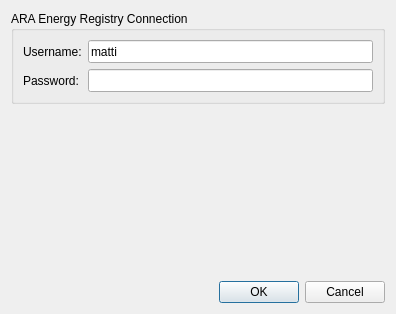
<?xml version="1.0" encoding="UTF-8"?>
<ui version="4.0">
 <class>Dialog</class>
 <widget class="QDialog" name="Dialog">
  <property name="geometry">
   <rect>
    <x>0</x>
    <y>0</y>
    <width>396</width>
    <height>314</height>
   </rect>
  </property>
  <property name="windowTitle">
   <string>ARA Energy Registry Connection</string>
  </property>
  <property name="locale">
   <locale language="English" country="UnitedStates"/>
  </property>
  <layout class="QVBoxLayout" name="verticalLayout_4">
   <item>
    <layout class="QVBoxLayout" name="verticalLayout_3">
     <item>
      <widget class="QgsCollapsibleGroupBox" name="mGroupBox">
       <property name="title">
        <string>ARA Energy Registry Connection</string>
       </property>
       <layout class="QVBoxLayout" name="verticalLayout">
        <item>
         <layout class="QFormLayout" name="formLayout">
          <item row="0" column="0">
           <widget class="QLabel" name="label_4">
            <property name="text">
             <string>Username:</string>
            </property>
           </widget>
          </item>
          <item row="0" column="1">
           <widget class="QgsFilterLineEdit" name="connectionUser">
            <property name="minimumSize">
             <size>
              <width>0</width>
              <height>23</height>
             </size>
            </property>
            <property name="toolTip">
             <string>One of the usernames</string>
            </property>
            <property name="text">
             <string>matti</string>
            </property>
            <property name="value">
             <string>matti</string>
            </property>
            <property name="qgisRelation" stdset="0">
             <string notr="true"/>
            </property>
           </widget>
          </item>
          <item row="1" column="0">
           <widget class="QLabel" name="label_5">
            <property name="text">
             <string>Password:</string>
            </property>
           </widget>
          </item>
          <item row="1" column="1">
           <widget class="QgsPasswordLineEdit" name="connectionPass">
            <property name="minimumSize">
             <size>
              <width>0</width>
              <height>23</height>
             </size>
            </property>
            <property name="toolTip">
             <string>The password provided to you</string>
            </property>
           </widget>
          </item>
         </layout>
        </item>
       </layout>
      </widget>
     </item>
     <item>
      <spacer name="verticalSpacer">
       <property name="orientation">
        <enum>Qt::Vertical</enum>
       </property>
       <property name="sizeHint" stdset="0">
        <size>
         <width>20</width>
         <height>40</height>
        </size>
       </property>
      </spacer>
     </item>
     <item>
      <widget class="QDialogButtonBox" name="buttonBox">
       <property name="orientation">
        <enum>Qt::Horizontal</enum>
       </property>
       <property name="standardButtons">
        <set>QDialogButtonBox::Cancel|QDialogButtonBox::Ok</set>
       </property>
      </widget>
     </item>
    </layout>
   </item>
  </layout>
 </widget>
 <customwidgets>
  <customwidget>
   <class>QgsCollapsibleGroupBox</class>
   <extends>QGroupBox</extends>
   <header>qgscollapsiblegroupbox.h</header>
   <container>1</container>
  </customwidget>
  <customwidget>
   <class>QgsFilterLineEdit</class>
   <extends>QLineEdit</extends>
   <header>qgsfilterlineedit.h</header>
  </customwidget>
  <customwidget>
   <class>QgsPasswordLineEdit</class>
   <extends>QLineEdit</extends>
   <header>qgspasswordlineedit.h</header>
  </customwidget>
 </customwidgets>
 <resources/>
 <connections>
  <connection>
   <sender>buttonBox</sender>
   <signal>accepted()</signal>
   <receiver>Dialog</receiver>
   <slot>accept()</slot>
   <hints>
    <hint type="sourcelabel">
     <x>248</x>
     <y>254</y>
    </hint>
    <hint type="destinationlabel">
     <x>157</x>
     <y>274</y>
    </hint>
   </hints>
  </connection>
  <connection>
   <sender>buttonBox</sender>
   <signal>rejected()</signal>
   <receiver>Dialog</receiver>
   <slot>reject()</slot>
   <hints>
    <hint type="sourcelabel">
     <x>316</x>
     <y>260</y>
    </hint>
    <hint type="destinationlabel">
     <x>286</x>
     <y>274</y>
    </hint>
   </hints>
  </connection>
 </connections>
</ui>
